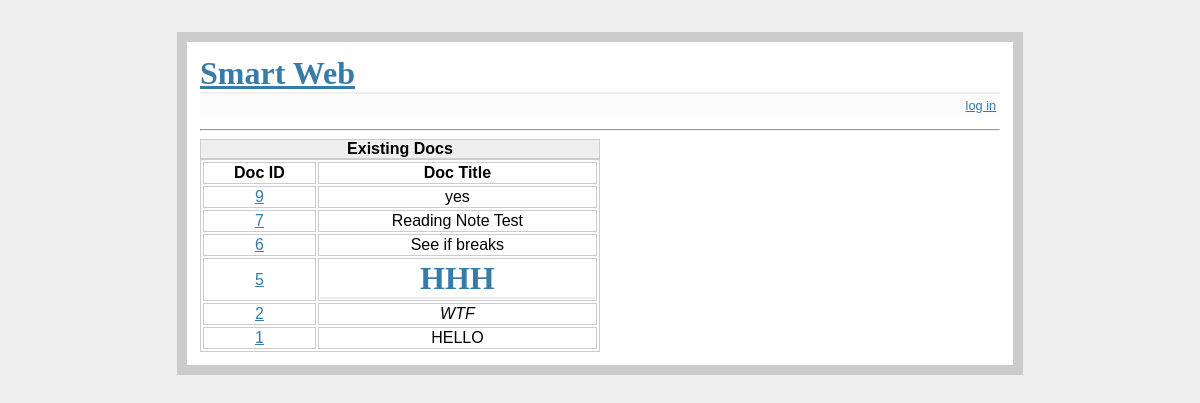
Page /docs on the earlier database version.
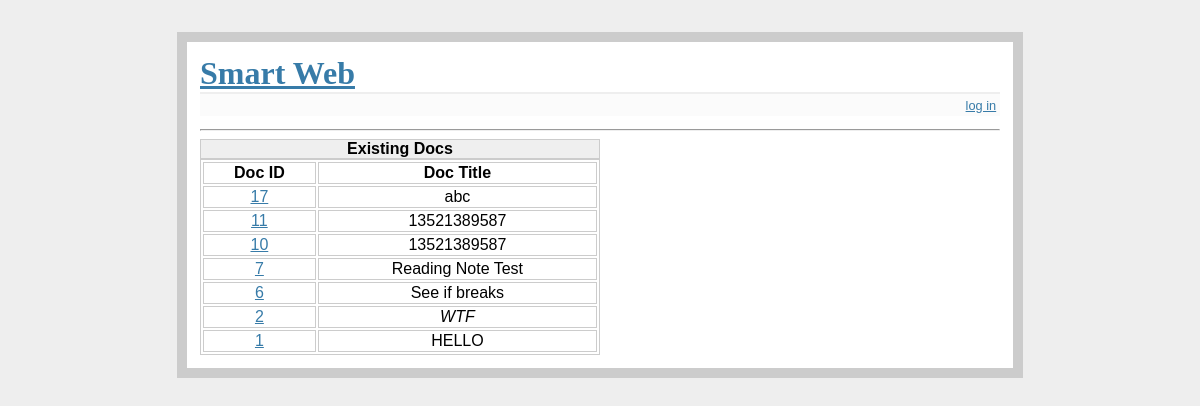
Same page on the later database version.
### tables this page shows
CREATE TABLE docs (
	id integer primary key autoincrement,
	title text not null,
	content text not null,
	tag_id integer,
	upvote integer,
	downvote integer
);

### server.py (the view, shortened to what this page needs)
@app.route('/docs', methods=['GET', 'POST'])
def docs():
    db=get_db()
    cur=db.execute('select id, title, content, tag_id, \
        upvote, downvote from docs order by id desc')
    doclist=cur.fetchall()
    cur = db.execute('select id, name from tags order by id')
    taglist=cur.fetchall()
    if 'json' != request.args.get('format'):
        return render_template('show_docs.html', doclist=doclist, \
            taglist=taglist)
    else:
        ds=[]
        for i in doclist:
            ds.append({"id":i[0], "title":i[1], "tag_id":i[3], \
                    "upvote":i[4], "downvote":i[5]})
        return jsonify({'docs' : ds})

### server.py (called while the page is built)
def connect_db():
    rv=sqlite3.connect(app.config['DATABASE'])
    rv.row_factory=sqlite3.Row
    return rv

def get_db():
    if not hasattr(g, 'sqlite_db'):
        g.sqlite_db=connect_db()
    return g.sqlite_db

### templates/show_docs.html (shortened to what this page needs)
{% extends "layout.html" %}
{% block body %}
  <hr>
  <table>
    <caption>Existing Docs</caption>
    <thead>
      <tr>
        <th>Doc ID</th>
        <th>Doc Title</th>
      </tr>
    </thead>
    <tbody>
      {% for doc in doclist %}
        <tr>
          <td><a href="/doc/{{ doc.id }}">{{ doc.id }}</a></td>
          <td>{{ doc.title|safe }}</td>
          {% else %}
          <td>NA</td>
          <td>no docs in db</td>
        </tr>
      {% endfor %}
    </tbody>
  </table>
{% endblock %}

Differences in the rows shown:
removed docs: id "9", title "yes"
removed docs: id "5", title "HHH"
added docs: id "17", title "abc"
added docs: id "11", title "13521389587"
added docs: id "10", title "13521389587"
